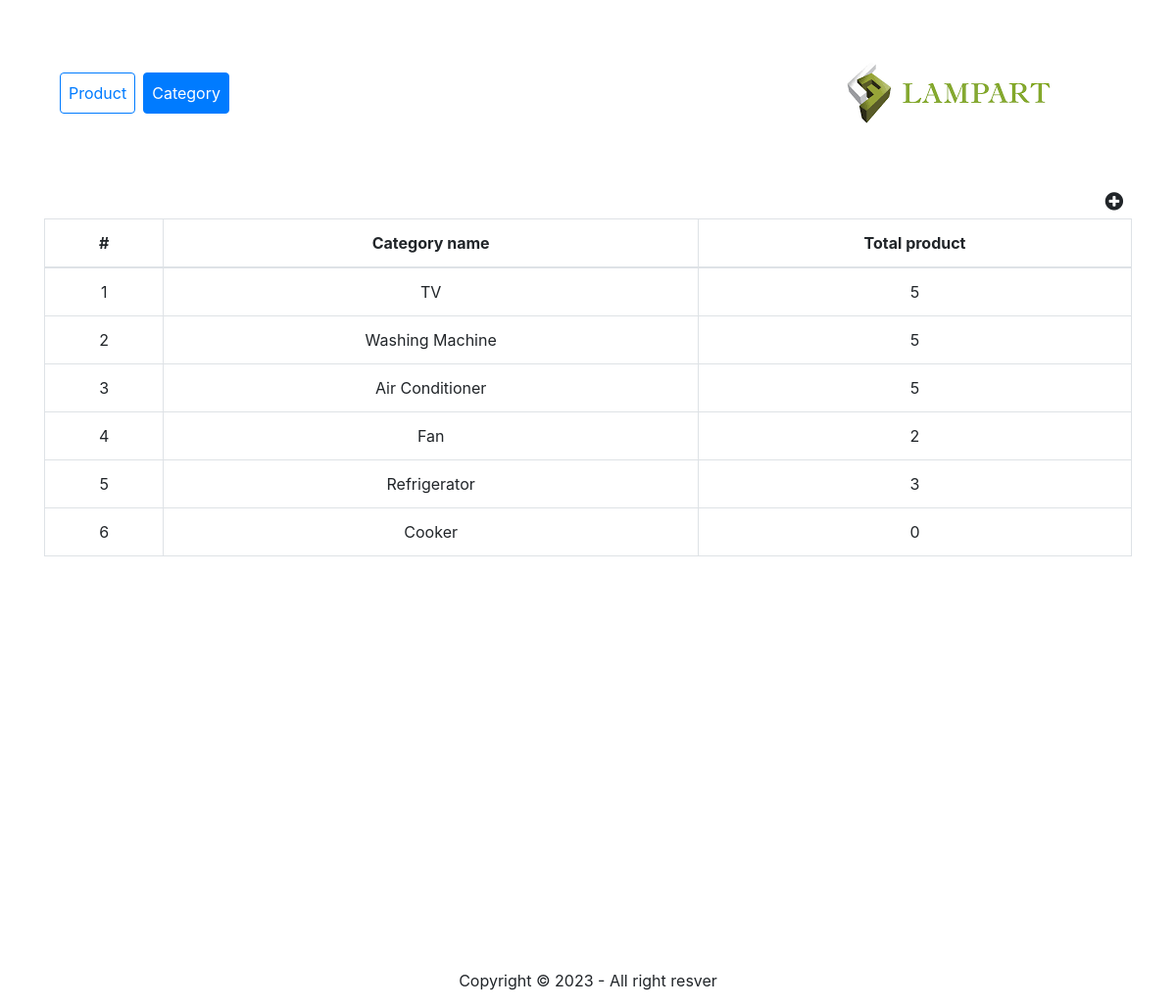
The page /index.php?controller=pages&action=category on the database its author committed.
### tables this page shows
CREATE TABLE `categories` (
  `id` int(11) NOT NULL,
  `category` varchar(50) DEFAULT NULL
);

### controllers/pages_controller.php (called while the page is built, shortened)
<?php
require_once('controllers/base_controller.php');
class PagesController extends BaseController
{
  function __construct()
  {
    $this->folder = 'pages';
  }
  public function category()
  {
    $categories = Categories::all();
    $data = array('categories' => $categories);
    $this->render('category_page', $data);
  }
}

### routes.php (called while the page is built, shortened)
<?php
$controller = new $klass;
$controller->$action();

### index.php (called while the page is built, shortened)
<?php
require_once('routes.php');

### models/category.php (called while the page is built, shortened)
<?php
class Categories implements Method
{
    public function __construct($id, $category, $total)
    {
        $this->id = $id;
        $this->category = $category;
        $this->total = $total;
    }
    public static function all()
    {
        $list = [];
        $db = DB::getInstance();
        $req = $db->query('SELECT categories.id,category, COUNT(products.id_category) AS total FROM categories LEFT JOIN products ON categories.id = products.id_category GROUP BY categories.id');
        foreach ($req->fetchAll() as $item) {
            $list[] = new Categories($item['id'], $item['category'], $item['total']);
        }
        return $list;
    }
}

### views/pages/category_page.php (the view, shortened to what this page needs)
<div class="container min-vh-100">
    <form class="form-inline my-2 my-lg-0 d-flex">
        <a class="btn ml-auto my-2 my-lg-0 d-flex p-2 ml-auto" data-toggle="modal" data-target="#category-add"><i class="fa fa-plus-circle fa-lg"></i></a>
    </form>
    <table class="table table-bordered">
        <thead>
            <tr class = "text-center">
                <th>#</th>
                <th>Category name</th>
                <th>Total product</th>
            </tr>
        </thead>
        <tbody>
        <?php
            foreach($categories as $category){
        ?>
            <tr class = "text-center">
                <td class="align-middle"><?= $category->id ?></td>
                <td class="align-middle"><?= $category->category ?></td>
                <td class="align-middle"><?= $category->total ?></td>
            </tr>
        <?php }?>
        </tbody>
    </table>
</div>

### controllers/base_controller.php (shortened to what this page needs)
<?php
class BaseController
{
  protected $folder;
  function render($file, $data = array())
  {
    $view_file = 'views/' . $this->folder . '/' . $file . '.php';
    if (is_file($view_file)) {
      extract($data);
      require_once($view_file);
      $content = ob_get_clean();
      require_once('views/layouts/application.php');
    } else {
      header('Location: index.php?controller=pages&action=error');
    }
  }
}

### views/layouts/application.php (shortened to what this page needs)
<!DOCTYPE html>
<html lang="en">
<head>
    <link rel="stylesheet" href="https://cdn.jsdelivr.net/npm/bootstrap@4.6.2/dist/css/bootstrap.min.css">
    <link rel="stylesheet" href="https://cdnjs.cloudflare.com/ajax/libs/font-awesome/4.7.0/css/font-awesome.min.css">
</head>
<body>
    <div class="container">
        <nav class="navbar navbar-expand-sm">
            <ul class="navbar-nav">
                <li class="nav-item mr-2">
                    <a class="nav-link btn btn-outline-primary <?= (isset($_GET['action']) == false || $_GET['action'] !== 'category') ? 'active' : ' ' ?>" href="index.php">Product</a>
                </li>
                <li class="nav-item">
                    <a class="nav-link btn btn-outline-primary <?= (isset($_GET['action']) && $_GET['action'] == 'category') ? 'active' : ' ' ?>" href="index.php?controller=pages&action=category">Category</a>
                </li>
            </ul>
            <a class="navbar-brand ml-auto" href="#">
                <img src="public/img/logo.png" alt="logo">
            </a>
        </nav>
    </div>
    <?= @$content ?>
    <footer class="container-fluid text-center">
        <p>Copyright &copy; 2023 - All right resver</p>
    </footer>
</body>
</html>

### rows shown on the page
categories: id "1", category "TV", total "5"
categories: id "2", category "Washing Machine", total "5"
categories: id "3", category "Air Conditioner", total "5"
categories: id "4", category "Fan", total "2"
categories: id "5", category "Refrigerator", total "3"
categories: id "6", category "Cooker", total "0"
